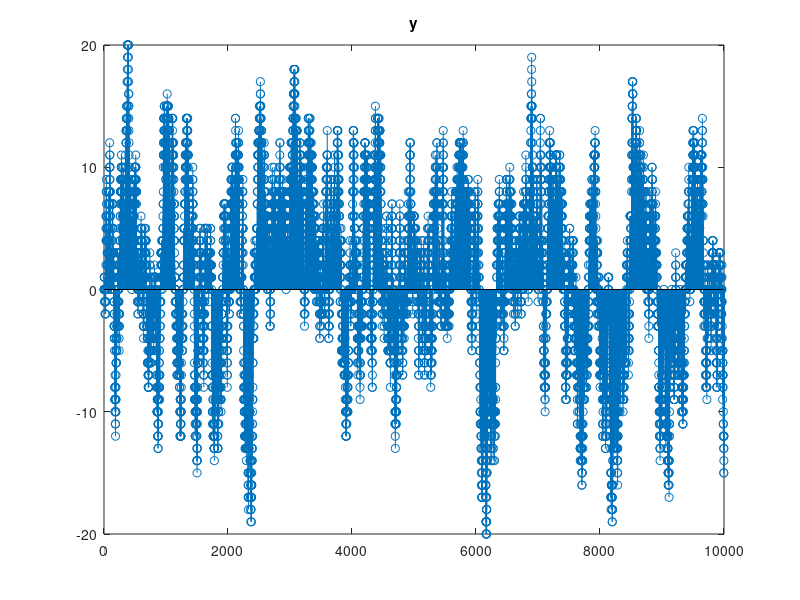

MATLAB code to generate this figure:
%% MMSP2 - Lab 1
%  Exercise 4 - Discrete memoryless source coding
%  From 19 June 2006 exam

clearvars
close all
clc

%% Generate N=10000 samples of an AR(1) random process
%% y(n) = rho*y(n-1)+w(n), rho=0.99, w(n) is gaussian with variance=1


rng(21);
N = 1e4;
rho = 0.99;
w_std = 1;

w = randn(N,1)*w_std;

% we have two different ways to find x(n) (use only one of them):

% 1)first way: filter function

A =[1, -rho];

B = 1;
yy = filter(B, A, w);

% second way: for loop

y = zeros(N,1);

y(1) = w(1);
for n = 2:N
    y(n) = rho*y(n-1) + w(n);
end


%% Clip sample values in the range [-20,20] and round to nearest integer

y(y < -20) = -20;
y(y > 20) = 20;
y = round(y);

figure();
stem(y);
title('y');

%% Compute H(Y) assuming that Y is a discrete memoryless source

alphabet = unique(y);

d = hist(y,alphabet);
p = d/sum(d);

H = -sum(p(d>0) .* log2(p(d>0)));

% compare H(y) with the maximum entropy of a source having the same
% alphabet

M = log2(length(alphabet));

fprintf('entropy of x: %.3f bit/symbol <= %.2f bit/symbol\n',H, M);




